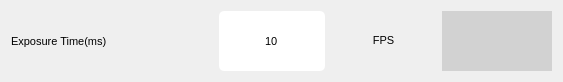
      <widget class="QWidget" name="layoutWidget_auto_02">
        <property name="geometry">
          <rect>
            <x>14</x>
            <y>43</y>
            <width>455</width>
            <height>82</height>
          </rect>
        </property>
        <layout class="QHBoxLayout" name="horizontalLayout_3">
          <item>
            <layout class="QHBoxLayout" name="horizontalLayout">
              <item>
                <widget class="QLabel" name="label">
                  <property name="minimumSize">
                    <size>
                      <width>162</width>
                      <height>0</height>
                    </size>
                  </property>
                  <property name="font">
                    <font>
                      <family>Arial</family>
                      <pointsize>8</pointsize>
                      <bold>false</bold>
                    </font>
                  </property>
                  <property name="text">
                    <string>Exposure Time(ms)</string>
                  </property>
                </widget>
              </item>
              <item>
                <spacer name="horizontalSpacer">
                  <property name="orientation">
                    <enum>Qt::Horizontal</enum>
                  </property>
                  <property name="sizeType">
                    <enum>QSizePolicy::Fixed</enum>
                  </property>
                  <property name="sizeHint" stdset="0">
                    <size>
                      <width>40</width>
                      <height>20</height>
                    </size>
                  </property>
                </spacer>
              </item>
              <item>
                <widget class="QLineEdit" name="ExpTime">
                  <property name="sizePolicy">
                    <sizepolicy hsizetype="Minimum" vsizetype="Expanding">
                      <horstretch>0</horstretch>
                      <verstretch>0</verstretch>
                    </sizepolicy>
                  </property>
                  <property name="maximumSize">
                    <size>
                      <width>174</width>
                      <height>16777215</height>
                    </size>
                  </property>
                  <property name="font">
                    <font>
                      <family>Arial</family>
                      <pointsize>8</pointsize>
                    </font>
                  </property>
                  <property name="styleSheet">
                    <string notr="true">border-radius: 5px;</string>
                  </property>
                  <property name="text">
                    <string>10</string>
                  </property>
                  <property name="alignment">
                    <set>Qt::AlignCenter</set>
                  </property>
                </widget>
              </item>
            </layout>
          </item>
          <item>
            <layout class="QHBoxLayout" name="horizontalLayout_2">
              <item>
                <widget class="QLabel" name="label_2">
                  <property name="minimumSize">
                    <size>
                      <width>105</width>
                      <height>0</height>
                    </size>
                  </property>
                  <property name="font">
                    <font>
                      <family>Arial</family>
                      <pointsize>8</pointsize>
                      <bold>false</bold>
                      <stylestrategy>PreferDefault</stylestrategy>
                      <kerning>true</kerning>
                    </font>
                  </property>
                  <property name="text">
                    <string>&lt;html&gt;&lt;head/&gt;&lt;body&gt;&lt;p align="center"&gt;FPS&lt;/p&gt;&lt;/body&gt;&lt;/html&gt;</string>
                  </property>
                </widget>
              </item>
              <item>
                <widget class="QLabel" name="FPS">
                  <property name="minimumSize">
                    <size>
                      <width>110</width>
                      <height>0</height>
                    </size>
                  </property>
                  <property name="font">
                    <font>
                      <family>Arial</family>
                      <pointsize>8</pointsize>
                    </font>
                  </property>
                  <property name="styleSheet">
                    <string notr="true">background-color: rgb(210, 210, 210);</string>
                  </property>
                  <property name="text">
                    <string />
                  </property>
                  <property name="alignment">
                    <set>Qt::AlignCenter</set>
                  </property>
                </widget>
              </item>
            </layout>
          </item>
        </layout>
      </widget>
